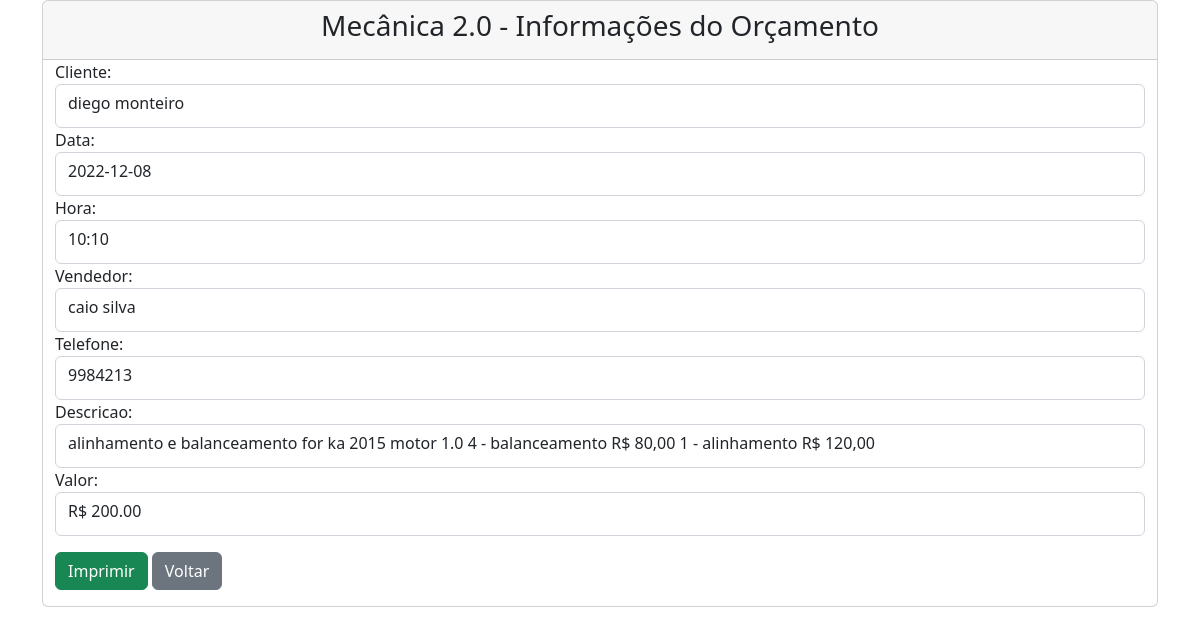
The page /read.php?id=6 on the database its author committed.
### tables this page shows
CREATE TABLE `orcamento` (
  `id` int(11) UNSIGNED NOT NULL,
  `nomeCliente` varchar(50) NOT NULL,
  `dataCadastro` varchar(30) NOT NULL,
  `horaCadastro` varchar(30) NOT NULL,
  `nomeVendedor` varchar(50) NOT NULL,
  `telefone` varchar(35) NOT NULL,
  `descricao` varchar(500) NOT NULL,
  `precoOrcamento` varchar(10) NOT NULL
);

### read.php (the view, shortened to what this page needs)
<?php
require "header.php";
$id = null;
if (!empty($_GET['id'])) {
    $id = $_REQUEST['id'];
}
if (null == $id) {
    header("Location: index.php");
} else {
    $pdo = DataBase::conectar();
    $pdo->setAttribute(PDO::ATTR_ERRMODE, PDO::ERRMODE_EXCEPTION);
    $sql = "SELECT * FROM orcamento where id = ?";
    $q = $pdo->prepare($sql);
    $q->execute(array($id));
    $data = $q->fetch(PDO::FETCH_ASSOC);
}
?>
<section class="container">
    <div class="span10 offset1">
        <div class="card">
            <div class="card-header">
                <h3 class="well" style="text-align:center;">Mecânica 2.0 - Informações do Orçamento</h3>
            </div>
            <div class="container">
                <div class="form-horizontal">
                    <div class="control-group">
                        <label class="control-label">Cliente:</label>
                        <div class="controls form-control">
                            <label class="carousel-inner">
                                <?php echo $data['nomeCliente']; ?>
                            </label>
                        </div>
                    </div>
                    <div class="control-group">
                        <label class="control-label">Data:</label>
                        <div class="controls form-control disabled">
                            <label class="carousel-inner">
                                <?php echo $data['dataCadastro']; ?>
                            </label>
                        </div>
                    </div>
                    <div class="control-group">
                        <label class="control-label">Hora:</label>
                        <div class="controls form-control disabled">
                            <label class="carousel-inner">
                                <?php echo $data['horaCadastro']; ?>
                            </label>
                        </div>
                    </div>
                    <div class="control-group">
                        <label class="control-label">Vendedor:</label>
                        <div class="controls form-control disabled">
                            <label class="carousel-inner">
                                <?php echo $data['nomeVendedor']; ?>
                            </label>
                        </div>
                    </div>
                    <div class="control-group">
                        <label class="control-label">Telefone:</label>
                        <div class="controls form-control disabled">
                            <label class="carousel-inner">
                                <?php echo $data['telefone']; ?>
                            </label>
                        </div>
                    </div>
                    <div class="control-group">
                        <label class="control-label">Descricao:</label>
                        <div class="controls form-control disabled">
                            <label class="carousel-inner">
                                <?php echo $data['descricao']; ?>
                            </label>
                        </div>
                    </div>
                    <div class="control-group">
                        <label class="control-label">Valor:</label>
                        <div class="controls form-control disabled">
                            <label class="carousel-inner">
                                <?php echo "R$ ".$data['precoOrcamento']; ?>
                            </label>
                        </div>
                    </div>
                    <div class="form-actions">
                        <a type="btn" class="btn btn-success" onclick="imprimir()">Imprimir</a>
                        <a href="index.php" type="btn" class="btn btn-secondary my-md-3">Voltar</a>
                    </div>
                </div>
            </div>
        </div>
    </div>
</section>
<?php
require('footer.php');
?>

### rows shown on the page
orcamento: nomeCliente "diego monteiro", dataCadastro "2022-12-08", horaCadastro "10:10", nomeVendedor "caio silva", telefone "9984213", descricao "alinhamento e balanceamento for ka 2015 motor 1.0 4 - balanceamento R$ 80,00 1 - alinhamento R$ 120,00", precoOrcamento "200.00"
